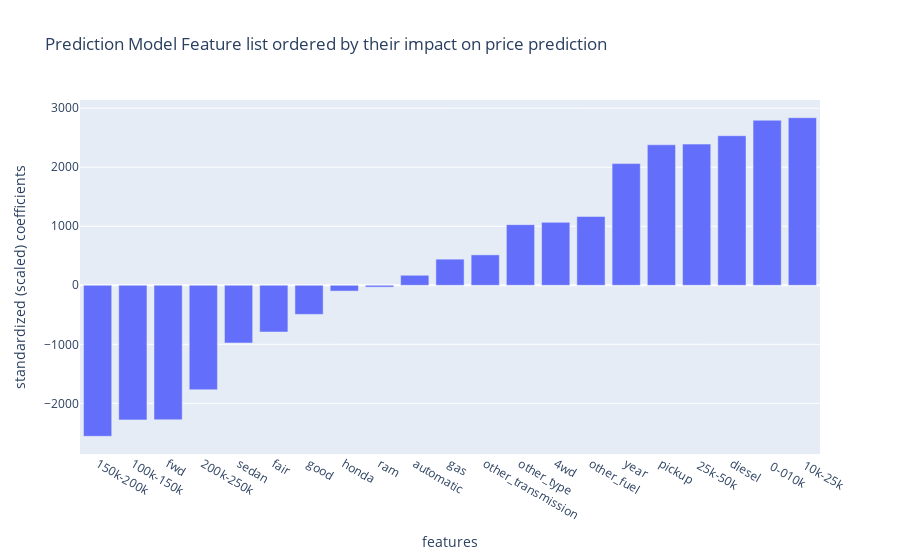

The cell this chart's notebook holds for it:
### Code cell
# feature_imp.plot(kind='bar', title="features in order of importance ")

data = go.Bar(x=list(feature_imp.index), y=feature_imp['coeffs'])
mylayout = go.Layout(title = 'Prediction Model Feature list ordered by their impact on price prediction', 
                     xaxis = dict(title='features'), 
                     yaxis = dict(title='standardized (scaled) coefficients')) 
coefs = go.Figure([data],mylayout)
coefs

### Figure 1 — Plotly figure (JSON) as saved in the notebook; plotly's stock layout.template omitted (floating-point values rounded to 4 significant figures)
{"data": [{"type": "bar", "x": ["150k-200k", "100k-150k", "fwd", "200k-250k", "sedan", "fair", "good", "honda", "ram", "automatic", "gas", "other_transmission", "other_type", "4wd", "other_fuel", "year", "pickup", " 25k-50k", "diesel", "  0-010k", " 10k-25k"], "y": [-2558.0, -2281.0, -2278.0, -1770.0, -977.3, -791.0, -493.0, -98.21, -30.91, 169.6, 442.5, 515.5, 1027.0, 1066.0, 1166.0, 2062.0, 2380.0, 2392.0, 2534.0, 2796.0, 2839.0]}], "layout": {"title": {"text": "Prediction Model Feature list ordered by their impact on price prediction"}, "xaxis": {"title": {"text": "features"}}, "yaxis": {"title": {"text": "standardized (scaled) coefficients"}}}}
